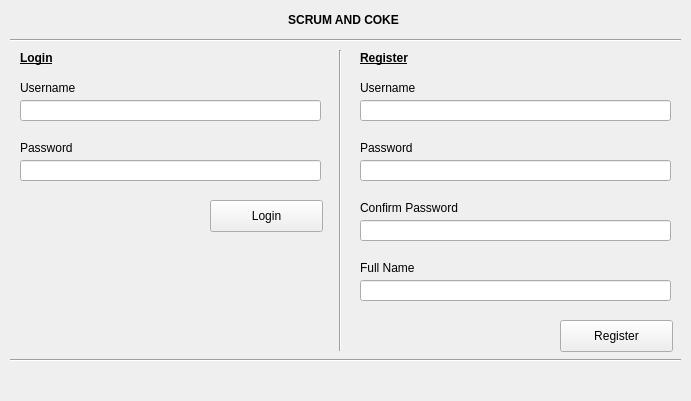
<?xml version="1.0" encoding="UTF-8"?>
<ui version="4.0">
 <class>LoginWindow</class>
 <widget class="QMainWindow" name="LoginWindow">
  <property name="geometry">
   <rect>
    <x>0</x>
    <y>0</y>
    <width>691</width>
    <height>401</height>
   </rect>
  </property>
  <property name="sizePolicy">
   <sizepolicy hsizetype="Fixed" vsizetype="Fixed">
    <horstretch>0</horstretch>
    <verstretch>0</verstretch>
   </sizepolicy>
  </property>
  <property name="minimumSize">
   <size>
    <width>691</width>
    <height>401</height>
   </size>
  </property>
  <property name="maximumSize">
   <size>
    <width>691</width>
    <height>401</height>
   </size>
  </property>
  <property name="windowTitle">
   <string/>
  </property>
  <widget class="QWidget" name="centralWidget">
   <widget class="QLabel" name="titleLabel">
    <property name="geometry">
     <rect>
      <x>8</x>
      <y>10</y>
      <width>671</width>
      <height>20</height>
     </rect>
    </property>
    <property name="font">
     <font>
      <weight>75</weight>
      <bold>true</bold>
     </font>
    </property>
    <property name="text">
     <string>SCRUM AND COKE</string>
    </property>
    <property name="alignment">
     <set>Qt::AlignCenter</set>
    </property>
   </widget>
   <widget class="QLabel" name="loginLabel">
    <property name="geometry">
     <rect>
      <x>20</x>
      <y>50</y>
      <width>51</width>
      <height>16</height>
     </rect>
    </property>
    <property name="font">
     <font>
      <weight>75</weight>
      <bold>true</bold>
      <underline>true</underline>
     </font>
    </property>
    <property name="text">
     <string>Login</string>
    </property>
   </widget>
   <widget class="Line" name="line">
    <property name="geometry">
     <rect>
      <x>10</x>
      <y>30</y>
      <width>671</width>
      <height>20</height>
     </rect>
    </property>
    <property name="orientation">
     <enum>Qt::Horizontal</enum>
    </property>
   </widget>
   <widget class="Line" name="line_2">
    <property name="geometry">
     <rect>
      <x>330</x>
      <y>50</y>
      <width>20</width>
      <height>301</height>
     </rect>
    </property>
    <property name="orientation">
     <enum>Qt::Vertical</enum>
    </property>
   </widget>
   <widget class="QLabel" name="registerLabel">
    <property name="geometry">
     <rect>
      <x>360</x>
      <y>50</y>
      <width>59</width>
      <height>16</height>
     </rect>
    </property>
    <property name="font">
     <font>
      <weight>75</weight>
      <bold>true</bold>
      <underline>true</underline>
     </font>
    </property>
    <property name="text">
     <string>Register</string>
    </property>
   </widget>
   <widget class="QLabel" name="lUsernameLabel">
    <property name="geometry">
     <rect>
      <x>20</x>
      <y>80</y>
      <width>71</width>
      <height>16</height>
     </rect>
    </property>
    <property name="text">
     <string>Username</string>
    </property>
   </widget>
   <widget class="QLineEdit" name="lUsernameEdit">
    <property name="geometry">
     <rect>
      <x>20</x>
      <y>100</y>
      <width>301</width>
      <height>21</height>
     </rect>
    </property>
    <property name="text">
     <string/>
    </property>
    <property name="maxLength">
     <number>20</number>
    </property>
   </widget>
   <widget class="QLineEdit" name="lPasswordEdit">
    <property name="geometry">
     <rect>
      <x>20</x>
      <y>160</y>
      <width>301</width>
      <height>21</height>
     </rect>
    </property>
    <property name="inputMethodHints">
     <set>Qt::ImhHiddenText|Qt::ImhNoAutoUppercase|Qt::ImhNoPredictiveText|Qt::ImhSensitiveData</set>
    </property>
    <property name="text">
     <string/>
    </property>
    <property name="maxLength">
     <number>20</number>
    </property>
    <property name="echoMode">
     <enum>QLineEdit::Password</enum>
    </property>
   </widget>
   <widget class="QLabel" name="lPasswordLabel">
    <property name="geometry">
     <rect>
      <x>20</x>
      <y>140</y>
      <width>71</width>
      <height>16</height>
     </rect>
    </property>
    <property name="text">
     <string>Password</string>
    </property>
   </widget>
   <widget class="QPushButton" name="loginButton">
    <property name="geometry">
     <rect>
      <x>210</x>
      <y>200</y>
      <width>113</width>
      <height>32</height>
     </rect>
    </property>
    <property name="text">
     <string>Login</string>
    </property>
   </widget>
   <widget class="QLineEdit" name="rUsernameEdit">
    <property name="geometry">
     <rect>
      <x>360</x>
      <y>100</y>
      <width>311</width>
      <height>21</height>
     </rect>
    </property>
    <property name="maxLength">
     <number>20</number>
    </property>
   </widget>
   <widget class="QLabel" name="rPasswordLabel">
    <property name="geometry">
     <rect>
      <x>360</x>
      <y>140</y>
      <width>71</width>
      <height>16</height>
     </rect>
    </property>
    <property name="text">
     <string>Password</string>
    </property>
   </widget>
   <widget class="QLabel" name="rUsernameLabel">
    <property name="geometry">
     <rect>
      <x>360</x>
      <y>80</y>
      <width>71</width>
      <height>16</height>
     </rect>
    </property>
    <property name="text">
     <string>Username</string>
    </property>
   </widget>
   <widget class="QLineEdit" name="rPasswordEdit">
    <property name="geometry">
     <rect>
      <x>360</x>
      <y>160</y>
      <width>311</width>
      <height>21</height>
     </rect>
    </property>
    <property name="text">
     <string/>
    </property>
    <property name="maxLength">
     <number>20</number>
    </property>
    <property name="echoMode">
     <enum>QLineEdit::Password</enum>
    </property>
   </widget>
   <widget class="QLabel" name="rConfirmPaswordLabel">
    <property name="geometry">
     <rect>
      <x>360</x>
      <y>200</y>
      <width>121</width>
      <height>16</height>
     </rect>
    </property>
    <property name="text">
     <string>Confirm Password</string>
    </property>
   </widget>
   <widget class="QLineEdit" name="rConfirmPasswordEdit">
    <property name="geometry">
     <rect>
      <x>360</x>
      <y>220</y>
      <width>311</width>
      <height>21</height>
     </rect>
    </property>
    <property name="text">
     <string/>
    </property>
    <property name="maxLength">
     <number>20</number>
    </property>
    <property name="echoMode">
     <enum>QLineEdit::Password</enum>
    </property>
   </widget>
   <widget class="QLabel" name="rFullNameLabel">
    <property name="geometry">
     <rect>
      <x>360</x>
      <y>260</y>
      <width>71</width>
      <height>16</height>
     </rect>
    </property>
    <property name="text">
     <string>Full Name</string>
    </property>
   </widget>
   <widget class="QLineEdit" name="rFullNameEdit">
    <property name="geometry">
     <rect>
      <x>360</x>
      <y>280</y>
      <width>311</width>
      <height>21</height>
     </rect>
    </property>
    <property name="text">
     <string/>
    </property>
    <property name="maxLength">
     <number>50</number>
    </property>
   </widget>
   <widget class="QPushButton" name="registerButton">
    <property name="geometry">
     <rect>
      <x>560</x>
      <y>320</y>
      <width>113</width>
      <height>32</height>
     </rect>
    </property>
    <property name="text">
     <string>Register</string>
    </property>
   </widget>
   <widget class="Line" name="line_3">
    <property name="geometry">
     <rect>
      <x>10</x>
      <y>350</y>
      <width>671</width>
      <height>20</height>
     </rect>
    </property>
    <property name="orientation">
     <enum>Qt::Horizontal</enum>
    </property>
   </widget>
   <widget class="QLabel" name="messageLabel">
    <property name="geometry">
     <rect>
      <x>10</x>
      <y>370</y>
      <width>671</width>
      <height>20</height>
     </rect>
    </property>
    <property name="text">
     <string/>
    </property>
    <property name="alignment">
     <set>Qt::AlignCenter</set>
    </property>
   </widget>
  </widget>
 </widget>
 <layoutdefault spacing="6" margin="11"/>
 <resources/>
 <connections/>
</ui>
